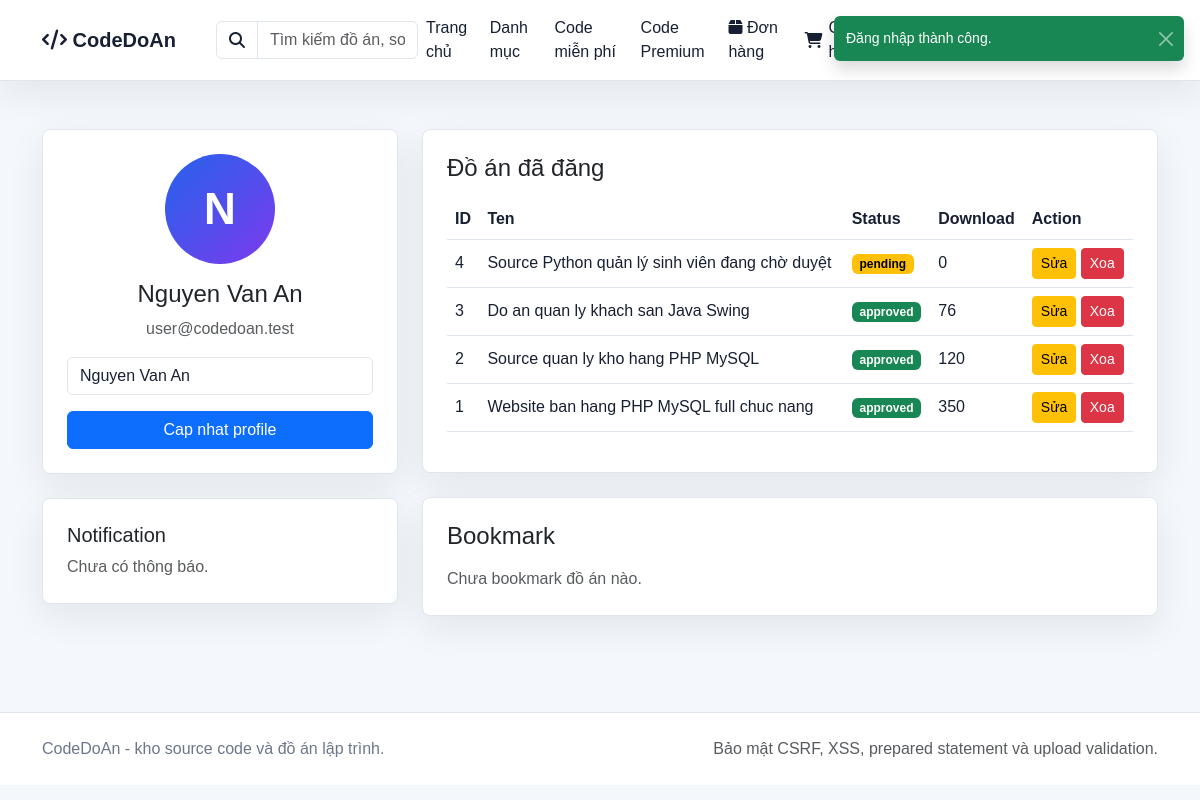
Screenshot of /auth/profile.php (signed in) with the database file from the repository.
### tables this page shows
CREATE TABLE projects (
    id INT AUTO_INCREMENT PRIMARY KEY,
    user_id INT,
    category_id INT,
    title VARCHAR(255),
    slug VARCHAR(255),
    meta_title VARCHAR(255),
    short_description VARCHAR(255),
    description TEXT,
    tech_stack VARCHAR(255),
    version VARCHAR(50),
    file_size VARCHAR(50),
    demo_link VARCHAR(255),
    video_demo VARCHAR(255),
    install_guide TEXT,
    main_features TEXT,
    views INT DEFAULT 0,
    downloads_count INT DEFAULT 0,
    image VARCHAR(255),
    source_file VARCHAR(255),
    price INT DEFAULT 0,
    sale_price INT DEFAULT 0,
    is_free TINYINT(1) DEFAULT 0,
    tier ENUM('basic','premium','exclusive') DEFAULT 'basic',
    is_featured TINYINT(1) DEFAULT 0,
    is_hot TINYINT(1) DEFAULT 0,
    downloads INT DEFAULT 0,
    status ENUM('pending','approved','rejected','hidden') DEFAULT 'pending',
    created_at TIMESTAMP DEFAULT CURRENT_TIMESTAMP
);

### config.php (called while the page is built, shortened)
<?php
$host = 'localhost';
$user = 'root';
$pass = '';
$db = 'project_share';
$conn = mysqli_connect($host, $user, $pass, $db);
mysqli_set_charset($conn, 'utf8mb4');
function base_url(string $path = ''): string
{
    $documentRoot = str_replace('\\', '/', realpath($_SERVER['DOCUMENT_ROOT'] ?? __DIR__) ?: __DIR__);
    $appRoot = str_replace('\\', '/', __DIR__);
    $base = '/' . trim(str_replace($documentRoot, '', $appRoot), '/');
    $base = $base === '/' ? '' : $base;
    return rtrim($base, '/') . '/' . ltrim($path, '/');
}
function db_query(string $sql, array $params = [], string $types = '')
{
    global $conn;
    $stmt = mysqli_prepare($conn, $sql);
    mysqli_stmt_bind_param($stmt, $types, ...$params);
    mysqli_stmt_execute($stmt);
    return mysqli_stmt_get_result($stmt) ?: $stmt;
}
function db_all(string $sql, array $params = [], string $types = ''): array
{
    $result = db_query($sql, $params, $types);
    return $result instanceof mysqli_result ? mysqli_fetch_all($result, MYSQLI_ASSOC) : [];
}
function e($value): string
{
    return htmlspecialchars((string) $value, ENT_QUOTES, 'UTF-8');
}
function current_user(): ?array
{
    return $_SESSION['user'] ?? null;
}
function csrf_token(): string
{
    return $_SESSION['csrf_token'];
}

### auth/profile.php (the view, shortened to what this page needs)
<?php
require_once dirname(__DIR__) . '/config.php';
$id = (int) current_user()['id'];
$projects = db_all('SELECT * FROM projects WHERE user_id = ? ORDER BY id DESC', [$id], 'i');
$bookmarks = db_all(
    'SELECT projects.* FROM bookmarks JOIN projects ON projects.id = bookmarks.project_id WHERE bookmarks.user_id = ? ORDER BY bookmarks.id DESC',
    [$id],
    'i'
);
$notifications = db_all('SELECT * FROM notifications WHERE user_id = ? ORDER BY id DESC LIMIT 8', [$id], 'i');
?>
<?php include dirname(__DIR__) . '/includes/header.php'; ?>
<?php include dirname(__DIR__) . '/includes/navbar.php'; ?>
<main class="container py-5">
    <div class="row g-4">
        <div class="col-lg-4">
            <div class="card p-4 text-center">
                <div class="profile-avatar mx-auto mb-3">
                    <?php
                    $firstLetter = function_exists('mb_substr')
                        ? mb_substr(current_user()['name'], 0, 1, 'UTF-8')
                        : substr(current_user()['name'], 0, 1);
                    echo e($firstLetter);
                    ?>
                </div>
                <h4><?php echo e(current_user()['name']); ?></h4>
                <p class="text-muted"><?php echo e(current_user()['email']); ?></p>
                <form method="POST">
                    <input type="text" name="name" class="form-control mb-3" value="<?php echo e(current_user()['name']); ?>" required>
                    <button class="btn btn-primary w-100">Cap nhat profile</button>
                </form>
            </div>
            <div class="card p-4 mt-4">
                <h5>Notification</h5>
                <?php if (!$notifications) { ?><p class="text-muted mb-0">Chưa có thông báo.</p><?php } ?>
            </div>
        </div>
        <div class="col-lg-8">
            <div class="card p-4 mb-4">
                <h4 class="mb-3">Đồ án đã đăng</h4>
                <div class="table-responsive">
                    <table class="table align-middle">
                        <tr><th>ID</th><th>Ten</th><th>Status</th><th>Download</th><th>Action</th></tr>
                        <?php foreach ($projects as $p) { ?>
                            <tr>
                                <td><?php echo (int) $p['id']; ?></td>
                                <td><?php echo e($p['title']); ?></td>
                                <td><span class="badge text-bg-<?php echo $p['status'] === 'approved' ? 'success' : 'warning'; ?>"><?php echo e($p['status']); ?></span></td>
                                <td><?php echo (int) $p['downloads']; ?></td>
                                <td>
                                    <a href="<?php echo e(base_url('projects/edit.php?id=' . (int) $p['id'])); ?>" class="btn btn-warning btn-sm">Sửa</a>
                                    <a href="<?php echo e(base_url('projects/delete.php?id=' . (int) $p['id'] . '&csrf_token=' . csrf_token())); ?>" class="btn btn-danger btn-sm" onclick="return confirm('Xóa đồ án này?')">Xoa</a>
                                </td>
                            </tr>
                        <?php } ?>
                    </table>
                </div>
            </div>
            <div class="card p-4">
                <h4 class="mb-3">Bookmark</h4>
                <?php if (!$bookmarks) { ?><p class="text-muted mb-0">Chưa bookmark đồ án nào.</p><?php } ?>
            </div>
        </div>
    </div>
</main>
<?php include dirname(__DIR__) . '/includes/footer.php'; ?>

### assets/css/style.css (style rules this page uses)
:root { --bg: #f4f7fb; --surface: #ffffff; --surface-soft: #eef3f9; --text: #172033; --muted: #6c778b; --border: #dfe6ef; --primary: #2563eb; --success: #0f9f6e; --danger: #dc3545; --shadow: 0 12px 36px rgba(23, 32, 51, 0.08); }
* { letter-spacing: 0; }
body { min-height: 100vh; background: var(--bg); color: var(--text); font-family: Arial, Helvetica, sans-serif; }
a { text-decoration: none; }
.search-box .form-control, .search-box .input-group-text, .form-control, .form-select { background: var(--surface); border-color: var(--border); color: var(--text); }
.card, .table-panel, .auth-card { background: var(--surface); border: 1px solid var(--border); border-radius: 8px; box-shadow: var(--shadow); overflow: hidden; }
.table { --bs-table-bg: var(--surface); --bs-table-color: var(--text); --bs-table-border-color: var(--border); }
.profile-avatar { align-items: center; background: linear-gradient(135deg, #2563eb, #7c3aed); border-radius: 50%; color: #fff; display: flex; font-size: 44px; font-weight: 800; height: 110px; justify-content: center; text-transform: uppercase; width: 110px; }

### rows the page displays
projects: id "4", title "Source Python quản lý sinh viên đang chờ duyệt", status "pending", downloads "0"
projects: id "3", title "Do an quan ly khach san Java Swing", status "approved", downloads "76"
projects: id "2", title "Source quan ly kho hang PHP MySQL", status "approved", downloads "120"
projects: id "1", title "Website ban hang PHP MySQL full chuc nang", status "approved", downloads "350"

### other values shown
$flash['message'] "Đăng nhập thành công."
$firstLetter "N"
current_user()['name'] "Nguyen Van An"
current_user()['email'] "user@codedoan.test"
